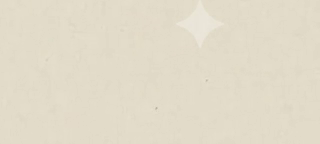
#> input picture scratch/scene_1_cropped_corner.png, 320 x 144 px, found by its file name
$ python detect_logo.py
#> lines starting #> are read from the running program, lines starting #| are printed output that depends on the picture; after the words box and inside, x2 and y2 are one past the last pixel; in counts of white or black regions, pixels touching at a corner belong together
import cv2
import numpy as np

def detect():
    img = cv2.imread("scratch/scene_1_cropped_corner.png")
#> img is the input picture: shape (144, 320, 3); mean B, G, R 201.1, 219.1, 226.1
    if img is None:
        print("Image not found.")
        return

    # Background color is roughly BGR=[201, 219, 226]
    # Let's compute color distance from this background color for each pixel
    bg_color = np.array([201, 219, 226], dtype=np.float32)
    diff = np.linalg.norm(img.astype(np.float32) - bg_color, axis=2)
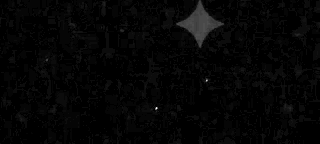
#> diff: shape (144, 320) float32; min 0, max 71.01, mean 1.4; drawn with min black and max white

    # Threshold the diff to find pixels that are significantly different from the background
    # (these are likely the logo or watermark text)
    threshold_val = 15.0
    logo_mask = (diff > threshold_val).astype(np.uint8) * 255
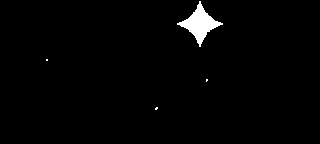
#> logo_mask: shape (144, 320); 1.7% white; 4 white regions (3 under 20 px), largest, box (x1, y1, x2, y2) and area: (177, 1, 223, 47) 746

    # Save the mask to see where the logo is
    cv2.imwrite("scratch/logo_mask.png", logo_mask)
    print("Saved scratch/logo_mask.png")

    # Let's find coordinates of different pixels in the cropped image (320x144)
    # The cropped image is extracted from y in [h*0.8 : h], x in [w*0.75 : w]
    # h = 720, w = 1280
    # crop_y start = 576, crop_x start = 960
    ys, xs = np.where(logo_mask > 0)
#> ys = 762 values from 1 to 109; xs = 762 values, max 222 at index 375, min 46 at index 746, mean 198.3
    if len(xs) > 0 and len(ys) > 0:
        min_x, max_x = np.min(xs), np.max(xs)
#> min_x = 46; max_x = 222
        min_y, max_y = np.min(ys), np.max(ys)
#> min_y = 1; max_y = 109
        print(f"In cropped coord (320x144): X range: [{min_x}, {max_x}], Y range: [{min_y}, {max_y}]")
#| In cropped coord (320x144): X range: [46, 222], Y range: [1, 109]
        print(f"In global coord (1280x720): X range: [{min_x + 960}, {max_x + 960}], Y range: [{min_y + 576}, {max_y + 576}]")
#| In global coord (1280x720): X range: [1006, 1182], Y range: [577, 685]

        # Draw bounding box on cropped image for validation
        annotated = img.copy()
        cv2.rectangle(annotated, (min_x, min_y), (max_x, max_y), (0, 0, 255), 2)
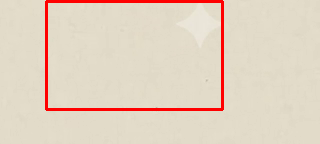
#> annotated: shape (144, 320, 3); 3.69% of pixels changed, all inside (x1, y1, x2, y2) = (45, 0, 224, 111)
        cv2.imwrite("scratch/logo_detected.png", annotated)
        print("Saved scratch/logo_detected.png")
    else:
        print("No logo pixels detected using color distance threshold.")

if __name__ == "__main__":
    detect()
